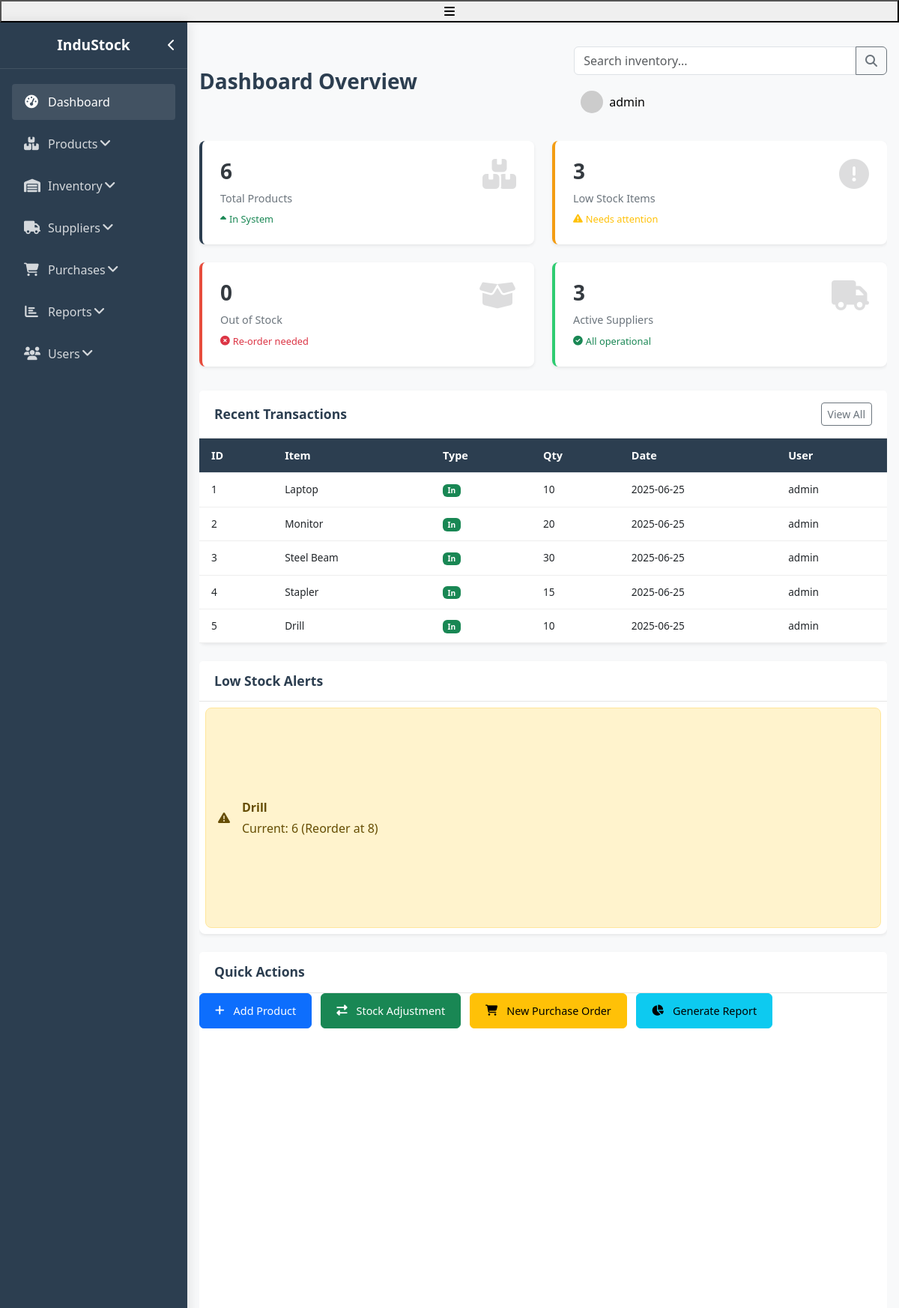
/dashboard.php (signed in), run on the app's committed database.
### tables this page shows
CREATE TABLE transactions (
    transaction_id INT AUTO_INCREMENT PRIMARY KEY,
    product_id INT NOT NULL,
    user_id INT NOT NULL,
    transaction_type ENUM('in', 'out', 'adjustment', 'return') NOT NULL,
    quantity INT NOT NULL,
    reference VARCHAR(100),
    notes TEXT,
    transaction_date TIMESTAMP DEFAULT CURRENT_TIMESTAMP,
    FOREIGN KEY (product_id) REFERENCES products(product_id),
    FOREIGN KEY (user_id) REFERENCES users(user_id)
);

CREATE TABLE products (
    product_id INT AUTO_INCREMENT PRIMARY KEY,
    sku VARCHAR(50) NOT NULL UNIQUE,
    name VARCHAR(100) NOT NULL,
    description TEXT,
    category_id INT,
    supplier_id INT,
    unit_price DECIMAL(10, 2) NOT NULL,
    reorder_level INT NOT NULL DEFAULT 10,
    created_at TIMESTAMP DEFAULT CURRENT_TIMESTAMP,
    updated_at TIMESTAMP DEFAULT CURRENT_TIMESTAMP ON UPDATE CURRENT_TIMESTAMP,
    FOREIGN KEY (category_id) REFERENCES categories(category_id),
    FOREIGN KEY (supplier_id) REFERENCES suppliers(supplier_id)
);

CREATE TABLE users (
    user_id INT AUTO_INCREMENT PRIMARY KEY,
    username VARCHAR(50) NOT NULL UNIQUE,
    password VARCHAR(255) NOT NULL,
    full_name VARCHAR(100) NOT NULL,
    email VARCHAR(100) NOT NULL UNIQUE,
    role ENUM('admin', 'manager', 'staff') NOT NULL DEFAULT 'staff',
    last_login DATETIME,
    created_at TIMESTAMP DEFAULT CURRENT_TIMESTAMP,
    updated_at TIMESTAMP DEFAULT CURRENT_TIMESTAMP ON UPDATE CURRENT_TIMESTAMP
);

CREATE TABLE inventory (
    inventory_id INT AUTO_INCREMENT PRIMARY KEY,
    product_id INT NOT NULL,
    quantity INT NOT NULL DEFAULT 0,
    location VARCHAR(50),
    last_updated TIMESTAMP DEFAULT CURRENT_TIMESTAMP ON UPDATE CURRENT_TIMESTAMP,
    FOREIGN KEY (product_id) REFERENCES products(product_id)
);

### dashboard.php (the view, shortened to what this page needs)
<?php
require_once __DIR__ . '/config/database.php';
function getDashboardData($pdo) {
    $data = [];
    $stmt = $pdo->query("SELECT COUNT(*) as total FROM products");
    $data['total_products'] = $stmt->fetch()['total'];
    $stmt = $pdo->query("
        SELECT COUNT(*) as total
        FROM inventory i
        JOIN products p ON i.product_id = p.product_id
        WHERE i.quantity <= p.reorder_level AND i.quantity > 0
    ");
    $data['low_stock'] = $stmt->fetch()['total'];
    $stmt = $pdo->query("SELECT COUNT(*) as total FROM inventory WHERE quantity = 0");
    $data['out_of_stock'] = $stmt->fetch()['total'];
    $stmt = $pdo->query("SELECT COUNT(*) as total FROM suppliers");
    $data['active_suppliers'] = $stmt->fetch()['total'];
    $stmt = $pdo->query("
        SELECT t.*, p.name as product_name, u.username
        FROM transactions t
        JOIN products p ON t.product_id = p.product_id
        JOIN users u ON t.user_id = u.user_id
        ORDER BY t.transaction_date DESC
        LIMIT 5
    ");
    $data['recent_transactions'] = $stmt->fetchAll();
    $stmt = $pdo->query("
        SELECT p.product_id, p.name, p.reorder_level, i.quantity
        FROM products p
        JOIN inventory i ON p.product_id = i.product_id
        WHERE i.quantity <= p.reorder_level
        ORDER BY i.quantity ASC
        LIMIT 3
    ");
    $data['low_stock_alerts'] = $stmt->fetchAll();
    return $data;
}
$stats = getDashboardData($pdo);
?>
<!DOCTYPE html>
<html lang="en">
<head>
    <link href="https://cdn.jsdelivr.net/npm/bootstrap@5.3.0/dist/css/bootstrap.min.css" rel="stylesheet">
    <link rel="stylesheet" href="https://cdnjs.cloudflare.com/ajax/libs/font-awesome/6.4.0/css/all.min.css">
</head>
<body>
    <button class="sidebar-toggle">
        <i class="fas fa-bars"></i>
    </button>
    <div class="d-flex" style="height: 100vh;">
        <div class="main-content">
            <div class="dashboard-container">
                <div class="dashboard-header">
                    <h2>Dashboard Overview</h2>
                    <div class="header-actions">
                        <div class="input-group search-bar">
                            <input type="text" class="form-control" placeholder="Search inventory..." id="searchInput">
                            <button class="btn btn-outline-secondary" type="button">
                                <i class="fas fa-search"></i>
                            </button>
                        </div>
                        <div class="dropdown">
                            <button class="btn btn-light d-flex align-items-center py-1 px-2" type="button" id="userDropdown" data-bs-toggle="dropdown">
                                <img src="https://via.placeholder.com/30" class="rounded-circle me-2">
                                <span><?= htmlspecialchars($_SESSION['username']) ?></span>
                            </button>
                        </div>
                    </div>
                </div>
                <div class="dashboard-content">
                    <div class="stats-row" id="statsContainer">
                        <div class="stat-card stat-card-primary">
                            <div class="stat-value" id="totalProducts"><?= htmlspecialchars($stats['total_products']) ?></div>
                            <div class="stat-label">Total Products</div>
                            <div class="stat-trend text-success">
                                <i class="fas fa-caret-up me-1"></i> In System
                            </div>
                            <i class="fas fa-boxes stat-icon"></i>
                        </div>
                        <div class="stat-card stat-card-warning">
                            <div class="stat-value" id="lowStock"><?= htmlspecialchars($stats['low_stock']) ?></div>
                            <div class="stat-label">Low Stock Items</div>
                            <div class="stat-trend text-warning">
                                <i class="fas fa-exclamation-triangle me-1"></i> Needs attention
                            </div>
                            <i class="fas fa-exclamation-circle stat-icon"></i>
                        </div>
                        <div class="stat-card stat-card-danger">
                            <div class="stat-value" id="outOfStock"><?= htmlspecialchars($stats['out_of_stock']) ?></div>
                            <div class="stat-label">Out of Stock</div>
                            <div class="stat-trend text-danger">
                                <i class="fas fa-times-circle me-1"></i> Re-order needed
                            </div>
                            <i class="fas fa-box-open stat-icon"></i>
                        </div>
                        <div class="stat-card stat-card-success">
                            <div class="stat-value" id="activeSuppliers"><?= htmlspecialchars($stats['active_suppliers']) ?></div>
                            <div class="stat-label">Active Suppliers</div>
                            <div class="stat-trend text-success">
                                <i class="fas fa-check-circle me-1"></i> All operational
                            </div>
                            <i class="fas fa-truck stat-icon"></i>
                        </div>
                    </div>
                    <div class="content-grid mt-2">
                        <div class="transactions-col">
                            <div class="card h-100">
                                <div class="card-header d-flex justify-content-between align-items-center">
                                    <h5 class="mb-0">Recent Transactions</h5>
                                    <a href="#" class="btn btn-sm btn-outline-secondary">View All</a>
                                </div>
                                <div class="card-body p-0" style="overflow: auto;">
                                    <table class="table table-hover mb-0 recent-table" id="transactionsTable">
                                        <thead>
                                            <tr>
                                                <th>ID</th>
                                                <th>Item</th>
                                                <th>Type</th>
                                                <th>Qty</th>
                                                <th>Date</th>
                                                <th>User</th>
                                            </tr>
                                        </thead>
                                        <tbody>
                                            <?php foreach ($stats['recent_transactions'] as $transaction): ?>
                                            <tr>
                                                <td><?= htmlspecialchars($transaction['transaction_id']) ?></td>
                                                <td><?= htmlspecialchars($transaction['product_name']) ?></td>
                                                <td>
                                                    <?php
                                                    $badge_class = '';
                                                    switch($transaction['transaction_type']) {
                                                        case 'in': $badge_class = 'bg-success'; break;
                                                    }
                                                    ?>
                                                    <span class="badge <?= $badge_class ?>">
                                                        <?= htmlspecialchars(ucfirst($transaction['transaction_type'])) ?>
                                                    </span>
                                                </td>
                                                <td><?= htmlspecialchars($transaction['quantity']) ?></td>
                                                <td><?= date('Y-m-d', strtotime($transaction['transaction_date'])) ?></td>
                                                <td><?= htmlspecialchars($transaction['username']) ?></td>
                                            </tr>
                                            <?php endforeach; ?>
                                        </tbody>
                                    </table>
                                </div>
                            </div>
                        </div>
                        <div class="alerts-col">
                            <div class="card h-100">
                                <div class="card-header">
                                    <h5 class="mb-0">Low Stock Alerts</h5>
                                </div>
                                <div class="card-body p-2" style="overflow: auto;" id="alertsContainer">
                                    <?php foreach ($stats['low_stock_alerts'] as $alert): ?>
                                    <div class="alert <?= $alert['quantity'] == 0 ? 'alert-danger' : 'alert-warning' ?> alert-card">
                                        <i class="fas <?= $alert['quantity'] == 0 ? 'fa-exclamation-circle' : 'fa-exclamation-triangle' ?> me-3"></i>
                                        <div>
                                            <strong><?= htmlspecialchars($alert['name']) ?></strong>
                                            <div class="mt-1">
                                                Current: <?= htmlspecialchars($alert['quantity']) ?>
                                                (Reorder at <?= htmlspecialchars($alert['reorder_level']) ?>)
                                            </div>
                                        </div>
                                    </div>
                                    <?php endforeach; ?>
                                </div>
                            </div>
                        </div>
                        <div class="actions-row">
                            <div class="card">
                                <div class="card-header">
                                    <h5 class="mb-0">Quick Actions</h5>
                                </div>
                                <div class="card-body">
                                    <div class="quick-actions">
                                        <a href="products/create.php" class="btn btn-primary">
                                            <i class="fas fa-plus me-1"></i> Add Product
                                        </a>
                                        <a href="inventory/create.php" class="btn btn-success">
                                            <i class="fas fa-exchange-alt me-1"></i> Stock Adjustment
                                        </a>
                                        <a href="purchases/create.php" class="btn btn-warning">
                                            <i class="fas fa-shopping-cart me-1"></i> New Purchase Order
                                        </a>
                                        <a href="reports/create.php" class="btn btn-info">
                                            <i class="fas fa-chart-pie me-1"></i> Generate Report
                                        </a>
                                    </div>
                                </div>
                            </div>
                        </div>
                    </div>
                </div>
            </div>
        </div>
    </div>
</body>
</html>

### data on the page
transactions: transaction_id "1", product.name "Laptop", transaction_type "In", quantity "10", transaction_date "2025-06-25", user.username "admin"
transactions: transaction_id "2", product.name "Monitor", transaction_type "In", quantity "20", transaction_date "2025-06-25", user.username "admin"
transactions: transaction_id "3", product.name "Steel Beam", transaction_type "In", quantity "30", transaction_date "2025-06-25", user.username "admin"
transactions: transaction_id "4", product.name "Stapler", transaction_type "In", quantity "15", transaction_date "2025-06-25", user.username "admin"
transactions: transaction_id "5", product.name "Drill", transaction_type "In", quantity "10", transaction_date "2025-06-25", user.username "admin"
inventory: product.name "Drill", quantity "6", product.reorder_level "8"

### other printed values
$_SESSION['username'] "admin"
$stats['total_products'] "6"
$stats['low_stock'] "3"
$stats['out_of_stock'] "0"
$stats['active_suppliers'] "3"
